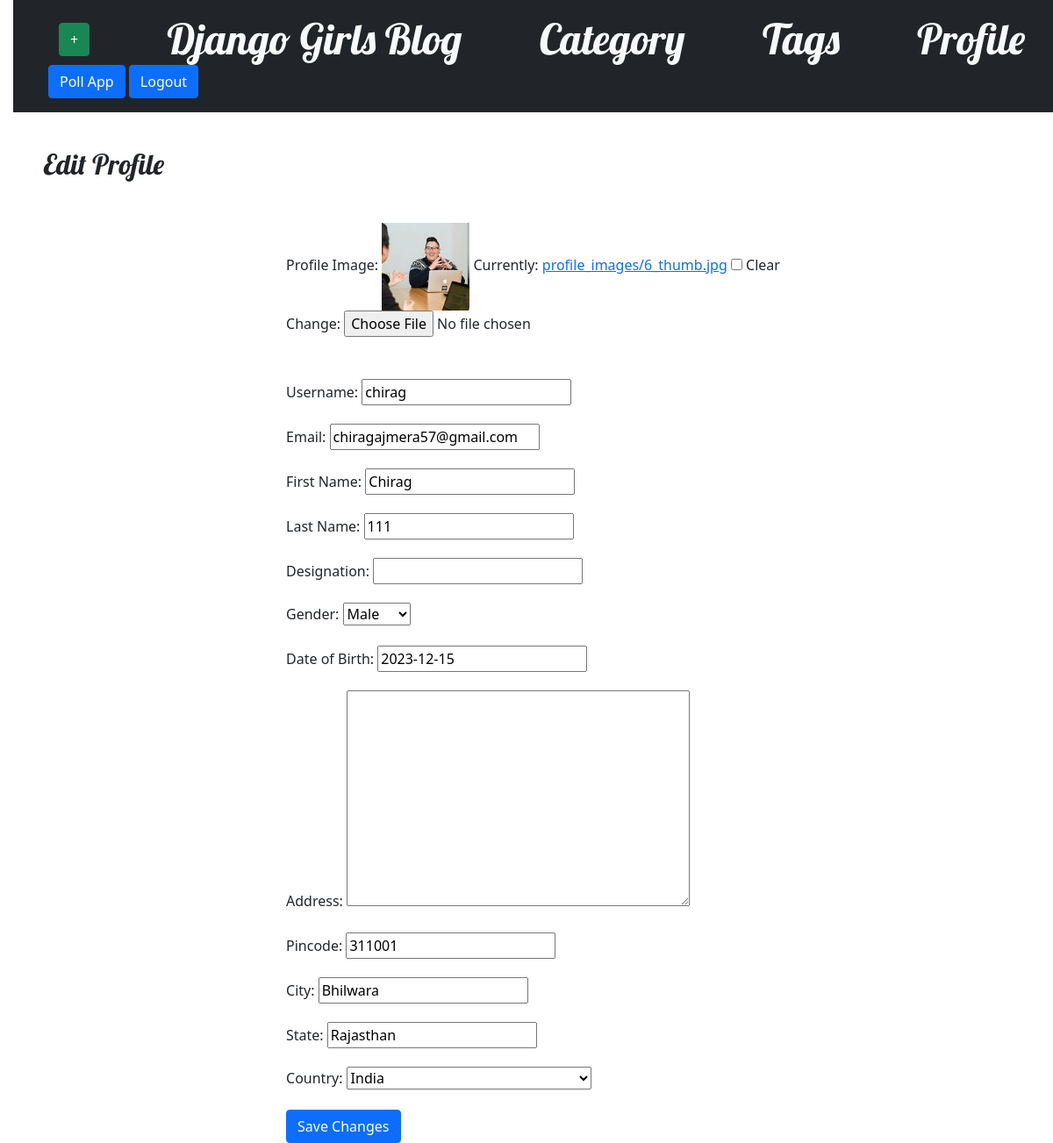
/edit_profile/ (signed in), run on the app's committed database.
### blog/models.py (models this page shows, shortened)
class CustomUser(AbstractUser):
    GENDER_CHOICES = (
        ('M', 'Male'),
        ('F', 'Female'),
    )
    COUNTRY_CHOICES = sorted(COUNTRY_CHOICES, key=lambda x: x[1])
    gender = models.CharField(max_length=60,default='M',choices=GENDER_CHOICES,blank=True)
    city = models.CharField(max_length=80,default='Bhilwara',blank=True)
    state = models.CharField(max_length=90,default='Rajasthan',blank=True)
    country = models.CharField(max_length=50,blank=True,default='India',choices=COUNTRY_CHOICES)
    designation = models.CharField(max_length=50,null=True,blank=True)
    img = models.ImageField(blank=True,null=True,upload_to='profile_images/',)
    phone = models.PositiveBigIntegerField(blank=True,default=0000000)
    pincode = models.PositiveIntegerField(blank=True,null=True)
    address = models.TextField(max_length=50,blank=True,null=True)
    dob = models.DateField(blank=True,null=True)

### blog/views.py (the view)
# urls.py: path('edit_profile/', views.edit_profile, name='edit_profile'),
@login_required(login_url='login')
def edit_profile(request):
    if request.method == 'POST':
        form = CustomUserChangeForm(request.POST,request.FILES, instance=request.user)
        if form.is_valid():
            form.save()
            return redirect('blog:post_list')
    else:
        form = CustomUserChangeForm(instance=request.user)
    return render(request, 'blog/edit_profile.html', {'form': form})

### blog/forms.py
class CustomUserChangeForm(UserChangeForm):
    class Meta(UserCreationForm.Meta):
        model = CustomUser
        fields = UserCreationForm.Meta.fields + ("email", "phone", "first_name", "last_name", "gender", "dob", "designation", "address", "pincode", "city", "state", "country", "img")

### blog/templates/blog/edit_profile.html (shortened to what this page needs)
{% extends 'blog/base.html' %}
{% load static %}
{% block content %}
<h2 class="mb-4">Edit Profile</h2>
    <div class="container mt-5 mx-auto" style=" display: flex; align-items: center; justify-content: center;">
        <form method="post" enctype="multipart/form-data">
            <div class="mb-5">
                <label for="{{ form.img.id_for_label }}" class="form-label">Profile Image:</label>
                <img src="/media/{{ form.img.value }}" width="100px" height="100px" alt="Profile Image">
                {{ form.img }}
            </div>
            <div class="mb-3">
                <label for="{{ form.username.id_for_label }}" class="form-label">Username:</label>
                {{ form.username }}
            </div>
            <div class="mb-3">
                <label for="{{ form.email.id_for_label }}" class="form-label">Email:</label>
                {{ form.email }}
            </div>
            <div class="mb-3">
                <label for="{{ form.first_name.id_for_label }}" class="form-label">First Name:</label>
                {{ form.first_name }}
            </div>
            <div class="mb-3">
                <label for="{{ form.last_name.id_for_label }}" class="form-label">Last Name:</label>
                {{ form.last_name }}
            </div>
            <div class="mb-3">
                <label for="{{ form.designation.id_for_label }}" class="form-label">Designation:</label>
                {{ form.designation }}
            </div>
            <div class="mb-3">
                <label for="{{ form.gender.id_for_label }}" class="form-label">Gender:</label>
                {{ form.gender }}
            </div>
            <div class="mb-3">
                <label for="{{ form.dob.id_for_label }}" class="form-label">Date of Birth:</label>
                {{form.dob}}
            </div>
            <div class="mb-3">
                <label for="{{ form.address.id_for_label }}" class="form-label">Address:</label>
                {{ form.address }}
            </div>
            <div class="mb-3">
                <label for="{{ form.pincode.id_for_label }}" class="form-label">Pincode:</label>
                {{ form.pincode }}
            </div>
            <div class="mb-3">
                <label for="{{ form.city.id_for_label }}" class="form-label">City:</label>
                {{ form.city }}
            </div>
            <div class="mb-3">
                <label for="{{ form.state.id_for_label }}" class="form-label">State:</label>
                {{ form.state }}
            </div>
            <div class="mb-3">
                <label for="{{ form.country.id_for_label }}" class="form-label">Country:</label>
                {{ form.country }}
            </div>
            <div class="row">
                <div class="col-md-12">
                    <button type="submit" class="btn btn-primary">Save Changes</button>
                </div>
            </div>
        </form>
    </div>
{% endblock %}

### blog/static/css/blog.css (style rules this page uses)
body { padding-left: 15px; }
h1, h2, h3, h4 { font-family: 'Lobster', cursive; }

### data on the page
CustomUser: img.value (picture), username "chirag", email "chiragajmera57@gmail.com", first_name "Chirag", last_name "111", gender "Male", dob "2023-12-15", pincode "311001", city "Bhilwara", state "Rajasthan", country "India"
